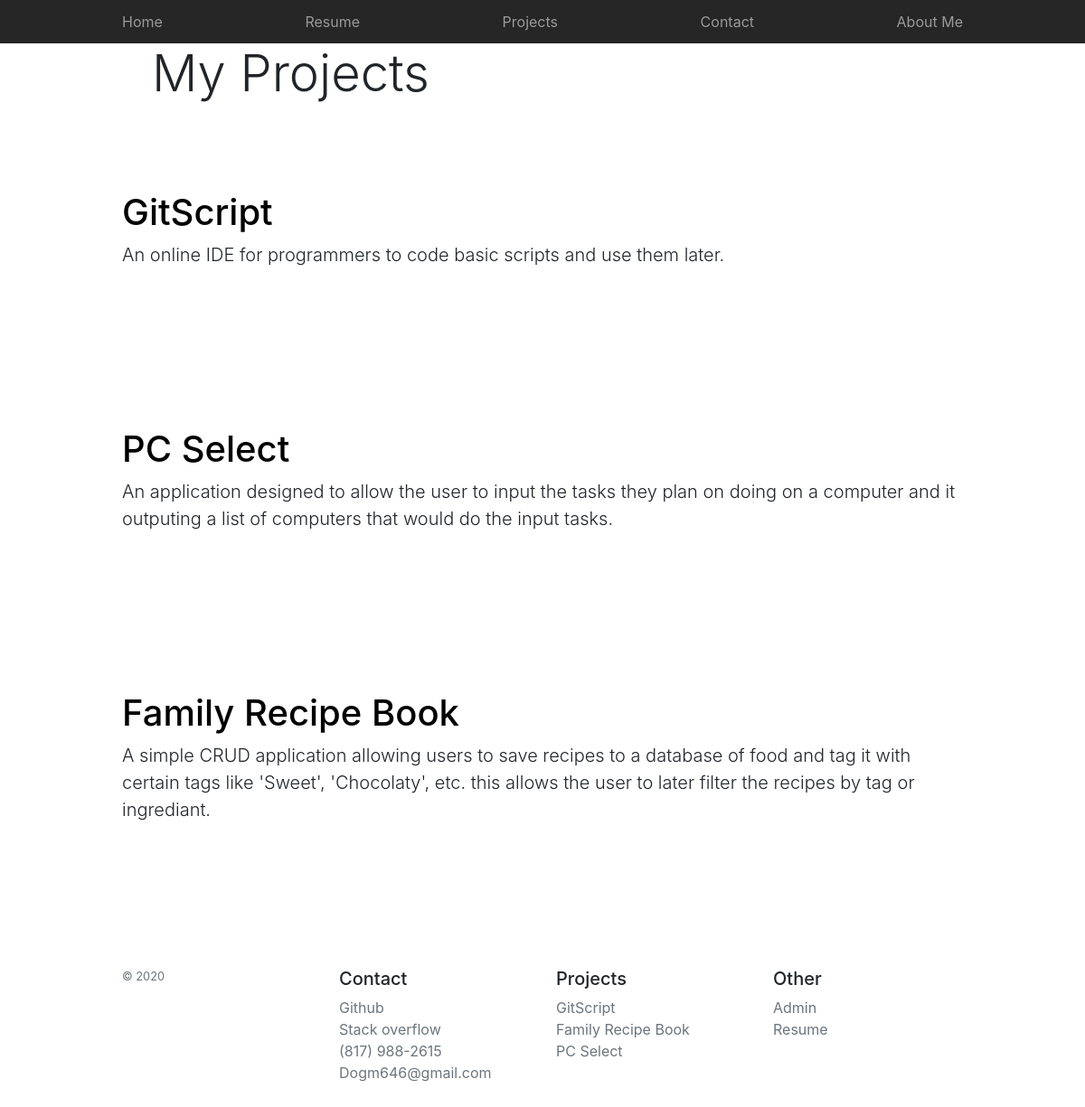
Page /Projects/ on the committed database.
### frontend/models.py (models this page shows)
class Project(models.Model):
    id = models.AutoField(primary_key=True)
    name = models.CharField(max_length=300)
    description = models.CharField(max_length=1000)
    link = models.CharField(max_length=1000)

### frontend/views.py (the view)
# urls.py: path('Projects/', front.projects),
def projects(request):
    return render(request, "projects.html", {
        "projects": getAllProjects()
    })

### frontend/views.py (called while the page is built)
def getAllProjects():
    projects = Project.objects.all()
    return projects

### templates/projects.html
{% extends "temps/base.html" %}
{% block body %}
<span class="display-4" style="margin: 1em 3em">My Projects</span>
<div class="col" style="margin-top: 2em">
{% for project in projects %}
    <div class="row-100">
        <div class="jumbotron jumbotron-fluid" style="border-radius: 8px; background-color: transparent;">
            <div class="container">
                <a href="{{project.link}}" style="color: black;"><h1 class="display-5">{{project.name}}</h1></a>
                <p class="lead">{{project.description}}</p>
            </div>
        </div>
    </div>
{% endfor %}
</div>
{% endblock body %}

### static/css/base.css (style rules this page uses)
.container { max-width: 960px; }

### rows in the picture
Project: name "GitScript", description "An online IDE for programmers to code basic scripts and use them later."
Project: name "PC Select", description "An application designed to allow the user to input the tasks they plan on doing on a computer and it outputing a list of computers that would do the input tasks."
Project: name "Family Recipe Book", description "A simple CRUD application allowing users to save recipes to a database of food and tag it with certain tags like 'Sweet', 'Chocolaty', etc. this allows the user to later filter the recipes by tag or ingrediant."
